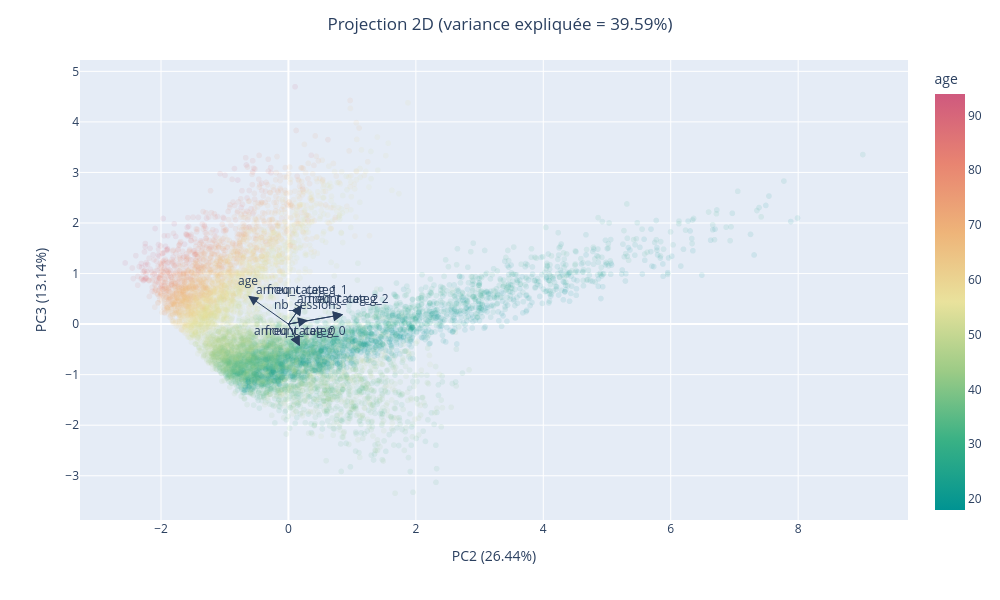

The notebook cell saved with this chart:
### Code cell
acp_display_2d(2, 3, True)

### Figure 1 — Plotly figure (JSON) as saved in the notebook; plotly's stock layout.template omitted (floating-point values rounded to 4 significant figures; data arrays with more than 128 entries replaced by an {"elided": "..."} marker saying what was removed)
{"data": [{"customdata": {"elided": "8596x8 float values"}, "hovertemplate": "<b>%{hovertext}</b><br><br>PC2 (26.44%)=%{x}<br>PC3 (13.14%)=%{y}<br>age=%{marker.color}<br>nb_sessions=%{customdata[1]}<br>freq_categ_0=%{customdata[2]}<br>freq_categ_1=%{customdata[3]}<br>freq_categ_2=%{customdata[4]}<br>amount_categ_0=%{customdata[5]}<br>amount_categ_1=%{customdata[6]}<br>amount_categ_2=%{customdata[7]}<extra></extra>", "hovertext": {"elided": "8596 str values"}, "legendgroup": "", "marker": {"color": {"elided": "8596 float values"}, "coloraxis": "coloraxis", "symbol": "circle"}, "mode": "markers", "name": "", "opacity": 0.1, "showlegend": false, "type": "scattergl", "x": {"elided": "8596 float values"}, "xaxis": "x", "y": {"elided": "8596 float values"}, "yaxis": "y"}], "layout": {"annotations": [{"arrowhead": 2, "arrowsize": 2, "ax": 0, "axref": "x", "ay": 0, "ayref": "y", "showarrow": true, "x": -0.6317, "xanchor": "right", "y": 0.5618, "yanchor": "top"}, {"ax": 0, "ay": 0, "text": "age", "x": -0.6317, "xanchor": "center", "y": 0.5618, "yanchor": "bottom", "yshift": 5}, {"arrowhead": 2, "arrowsize": 2, "ax": 0, "axref": "x", "ay": 0, "ayref": "y", "showarrow": true, "x": 0.307, "xanchor": "right", "y": 0.07831, "yanchor": "top"}, {"ax": 0, "ay": 0, "text": "nb_sessions", "x": 0.307, "xanchor": "center", "y": 0.07831, "yanchor": "bottom", "yshift": 5}, {"arrowhead": 2, "arrowsize": 2, "ax": 0, "axref": "x", "ay": 0, "ayref": "y", "showarrow": true, "x": 0.1772, "xanchor": "right", "y": -0.4327, "yanchor": "top"}, {"ax": 0, "ay": 0, "text": "freq_categ_0", "x": 0.1772, "xanchor": "center", "y": -0.4327, "yanchor": "bottom", "yshift": 5}, {"arrowhead": 2, "arrowsize": 2, "ax": 0, "axref": "x", "ay": 0, "ayref": "y", "showarrow": true, "x": 0.209, "xanchor": "right", "y": 0.3733, "yanchor": "top"}, {"ax": 0, "ay": 0, "text": "freq_categ_1", "x": 0.209, "xanchor": "center", "y": 0.3733, "yanchor": "bottom", "yshift": 5}, {"arrowhead": 2, "arrowsize": 2, "ax": 0, "axref": "x", "ay": 0, "ayref": "y", "showarrow": true, "x": 0.8575, "xanchor": "right", "y": 0.191, "yanchor": "top"}, {"ax": 0, "ay": 0, "text": "freq_categ_2", "x": 0.8575, "xanchor": "center", "y": 0.191, "yanchor": "bottom", "yshift": 5}, {"arrowhead": 2, "arrowsize": 2, "ax": 0, "axref": "x", "ay": 0, "ayref": "y", "showarrow": true, "x": 0.1766, "xanchor": "right", "y": -0.4341, "yanchor": "top"}, {"ax": 0, "ay": 0, "text": "amount_categ_0", "x": 0.1766, "xanchor": "center", "y": -0.4341, "yanchor": "bottom", "yshift": 5}, {"arrowhead": 2, "arrowsize": 2, "ax": 0, "axref": "x", "ay": 0, "ayref": "y", "showarrow": true, "x": 0.209, "xanchor": "right", "y": 0.3769, "yanchor": "top"}, {"ax": 0, "ay": 0, "text": "amount_categ_1", "x": 0.209, "xanchor": "center", "y": 0.3769, "yanchor": "bottom", "yshift": 5}, {"arrowhead": 2, "arrowsize": 2, "ax": 0, "axref": "x", "ay": 0, "ayref": "y", "showarrow": true, "x": 0.8586, "xanchor": "right", "y": 0.1906, "yanchor": "top"}, {"ax": 0, "ay": 0, "text": "amount_categ_2", "x": 0.8586, "xanchor": "center", "y": 0.1906, "yanchor": "bottom", "yshift": 5}], "coloraxis": {"colorbar": {"title": {"text": "age"}}, "colorscale": [[0, "rgb(0, 147, 146)"], [0.1667, "rgb(57, 177, 133)"], [0.3333, "rgb(156, 203, 134)"], [0.5, "rgb(233, 226, 156)"], [0.6667, "rgb(238, 180, 121)"], [0.8333, "rgb(232, 132, 113)"], [1, "rgb(207, 89, 126)"]]}, "height": 600, "legend": {"tracegroupgap": 0}, "margin": {"t": 60}, "title": {"text": "Projection 2D (variance expliquée = 39.59%)", "x": 0.5}, "width": 1000, "xaxis": {"anchor": "y", "domain": [0, 1], "title": {"text": "PC2 (26.44%)"}}, "yaxis": {"anchor": "x", "domain": [0, 1], "title": {"text": "PC3 (13.14%)"}}}}
